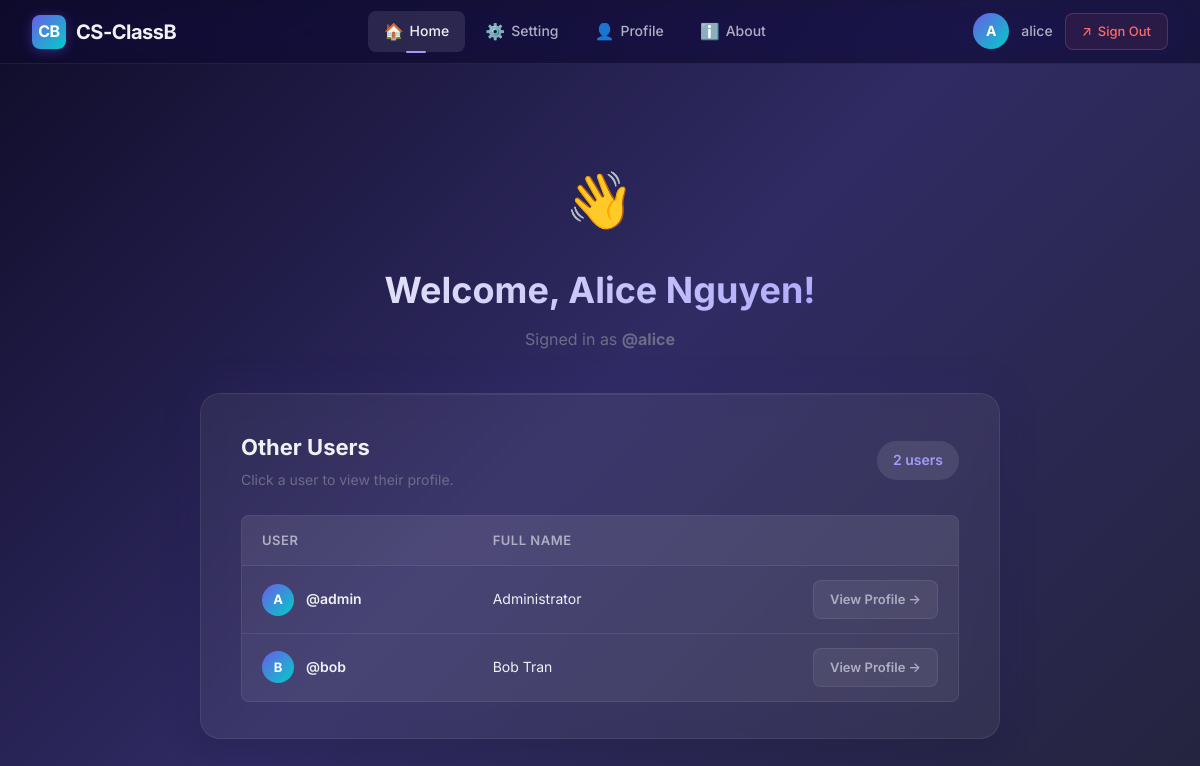
Page /index.php (signed in) on the committed database.
### tables this page shows
CREATE TABLE IF NOT EXISTS account (
  id          INT AUTO_INCREMENT PRIMARY KEY,
  username    VARCHAR(50)  NOT NULL UNIQUE,
  fullname    VARCHAR(100) NOT NULL,
  password    VARCHAR(255) NOT NULL,
  description TEXT         DEFAULT NULL
);

### index.php (the view, shortened to what this page needs)
<?php
require_once __DIR__ . '/includes/db.php';
$others = [];
$stmt = $conn->prepare(
    "SELECT id, username, fullname FROM account WHERE id != ? ORDER BY id ASC"
);
$stmt->bind_param("i", $_SESSION['user_id']);
$stmt->execute();
$result = $stmt->get_result();
while ($row = $result->fetch_assoc()) {
    $others[] = $row;
}
?>
<!DOCTYPE html>
<html lang="en">
<head>
  <link rel="stylesheet" href="style.css" />
</head>
<body>
  <?php include __DIR__ . '/includes/menubar.php'; ?>
  <main class="page-content">
    <div class="home-hero">
      <div class="greeting-emoji">👋</div>
      <h1>Welcome, <?php echo htmlspecialchars($_SESSION['fullname']); ?>!</h1>
      <p>Signed in as <strong>@<?php echo htmlspecialchars($_SESSION['username']); ?></strong></p>
    </div>
    <div class="card card-wide" style="animation: fadeInUp 0.5s ease;">
      <div style="display:flex; justify-content:space-between; align-items:center; margin-bottom:24px;">
        <div>
          <h2 style="font-size:22px; font-weight:700; margin-bottom:4px;">Other Users</h2>
          <p style="color:var(--text-muted); font-size:14px;">Click a user to view their profile.</p>
        </div>
        <div style="background:var(--surface-hover); padding:8px 16px; border-radius:var(--radius-xl); font-size:14px; font-weight:600; color:var(--primary-light);">
          <?php echo count($others); ?> user<?php echo count($others) !== 1 ? 's' : ''; ?>
        </div>
      </div>
      <?php if (empty($others)): ?>
        <p style="text-align:center; color:var(--text-muted); padding:32px 0;">No other users in the system yet.</p>
      <?php else: ?>
        <div class="table-responsive">
          <table class="data-table">
            <thead>
              <tr>
                <th>User</th>
                <th>Full Name</th>
                <th></th>
              </tr>
            </thead>
            <tbody>
              <?php foreach ($others as $u): ?>
                <tr>
                  <td>
                    <div class="user-cell">
                      <div class="user-cell-avatar">
                        <?php echo strtoupper(substr($u['username'], 0, 1)); ?>
                      </div>
                      <span class="user-cell-name">@<?php echo htmlspecialchars($u['username']); ?></span>
                    </div>
                  </td>
                  <td><?php echo htmlspecialchars($u['fullname']); ?></td>
                  <td style="text-align:right;">
                    <a href="profile.php?owner=<?php echo urlencode($u['username']); ?>"
                       class="btn btn-secondary" style="padding:8px 16px; font-size:13px;">
                      View Profile →
                    </a>
                  </td>
                </tr>
              <?php endforeach; ?>
            </tbody>
          </table>
        </div>
      <?php endif; ?>
    </div>
  </main>
</body>
</html>

### style.css (style rules this page uses)
*, *::before, *::after { box-sizing: border-box; margin: 0; padding: 0; }
:root { --primary: #6c5ce7; --primary-dark: #5a4bd1; --primary-light: #a29bfe; --accent: #00cec9; --accent-dark: #00b5b1; --bg-gradient-start: #0f0c29; --bg-gradient-mid: #302b63; --bg-gradient-end: #24243e; --surface: rgba(255, 255, 255, 0.06); --surface-solid: #1e1b3a; --surface-hover: rgba(255, 255, 255, 0.1); --text-primary: #f0f0f5; --text-secondary: #b0aec5; --text-muted: #6e6b8a; --border: rgba(255, 255, 255, 0.08); --border-focus: var(--primary-light); --danger: #ff6b6b; --success: #00b894; --warning: #fdcb6e; --radius-sm: 8px; --radius-md: 12px; --radius-lg: 20px; --radius-xl: 28px; --shadow-sm: 0 2px 8px rgba(0, 0, 0, 0.15); --shadow-md: 0 8px 32px rgba(0, 0, 0, 0.25); --shadow-lg: 0 16px 48px rgba(0, 0, 0, 0.35); --shadow-glow: 0 0 40px rgba(108, 92, 231, 0.15); --transition: 0.3s cubic-bezier(0.4, 0, 0.2, 1); --transition-fast: 0.15s ease; }
html { scroll-behavior: smooth; }
body { font-family: 'Inter', -apple-system, BlinkMacSystemFont, sans-serif; background: linear-gradient(135deg, var(--bg-gradient-start), var(--bg-gradient-mid), var(--bg-gradient-end)); color: var(--text-primary); min-height: 100vh; line-height: 1.6; -webkit-font-smoothing: antialiased; -moz-osx-font-smoothing: grayscale; }
a { text-decoration: none; color: inherit; transition: var(--transition); }
.page-content { padding-top: 96px; padding-bottom: 48px; min-height: 100vh; }
.card { background: var(--surface); border: 1px solid var(--border); border-radius: var(--radius-lg); padding: 36px 40px; backdrop-filter: blur(12px); box-shadow: var(--shadow-md), var(--shadow-glow); transition: var(--transition); position: relative; overflow: hidden; }
.card::before { content: ''; position: absolute; top: 0; left: 0; right: 0; height: 1px; background: linear-gradient(90deg, transparent, rgba(255,255,255,0.08), transparent); }
.card-wide { max-width: 800px; margin: 0 auto; }
.btn { display: inline-flex; align-items: center; justify-content: center; gap: 8px; padding: 12px 24px; border: none; border-radius: var(--radius-sm); font-family: inherit; font-size: 14px; font-weight: 600; cursor: pointer; transition: var(--transition); outline: none; text-decoration: none; }
.btn-secondary { background: var(--surface); color: var(--text-secondary); border: 1px solid var(--border); }
.home-hero { text-align: center; padding: 60px 24px 40px; max-width: 700px; margin: 0 auto; }
.home-hero .greeting-emoji { font-size: 56px; margin-bottom: 16px; animation: wave 2s ease-in-out infinite; }
.home-hero h1 { font-size: 36px; font-weight: 700; margin-bottom: 8px; background: linear-gradient(135deg, var(--text-primary), var(--primary-light)); -webkit-background-clip: text; -webkit-text-fill-color: transparent; background-clip: text; }
.home-hero p { font-size: 16px; color: var(--text-muted); max-width: 480px; margin: 0 auto; }
.table-responsive { width: 100%; overflow-x: auto; border-radius: var(--radius-sm); border: 1px solid var(--border); background: var(--surface); }
.data-table { width: 100%; border-collapse: collapse; text-align: left; }
.data-table th, .data-table td { padding: 14px 20px; border-bottom: 1px solid var(--border); }
.data-table th { background: rgba(255, 255, 255, 0.03); color: var(--text-secondary); font-size: 13px; font-weight: 600; text-transform: uppercase; letter-spacing: 0.5px; }
.data-table tbody tr { transition: var(--transition-fast); }
.data-table tbody tr:last-child th, .data-table tbody tr:last-child td { border-bottom: none; }
.user-cell { display: flex; align-items: center; gap: 12px; }
.user-cell-avatar { width: 32px; height: 32px; border-radius: 50%; background: linear-gradient(135deg, var(--primary), var(--accent)); display: flex; align-items: center; justify-content: center; font-size: 13px; font-weight: 700; color: #fff; text-transform: uppercase; }
.user-cell-name { font-weight: 600; color: var(--text-primary); font-size: 14px; }
.data-table td { color: var(--text-primary); font-size: 14px; }

### rows in the picture
account: username "A", username "admin", fullname "Administrator"
account: username "B", username "bob", fullname "Bob Tran"

### other values in the picture
substr($_SESSION['username'] ?? '?', 0, 1) "A"
$_SESSION['username'] "alice"
$_SESSION['fullname'] "Alice Nguyen"
count($others) "2"
